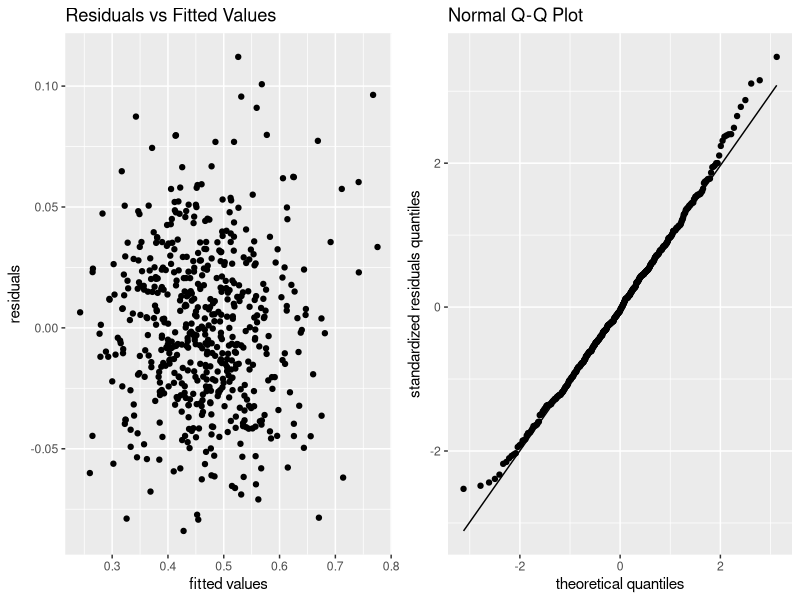
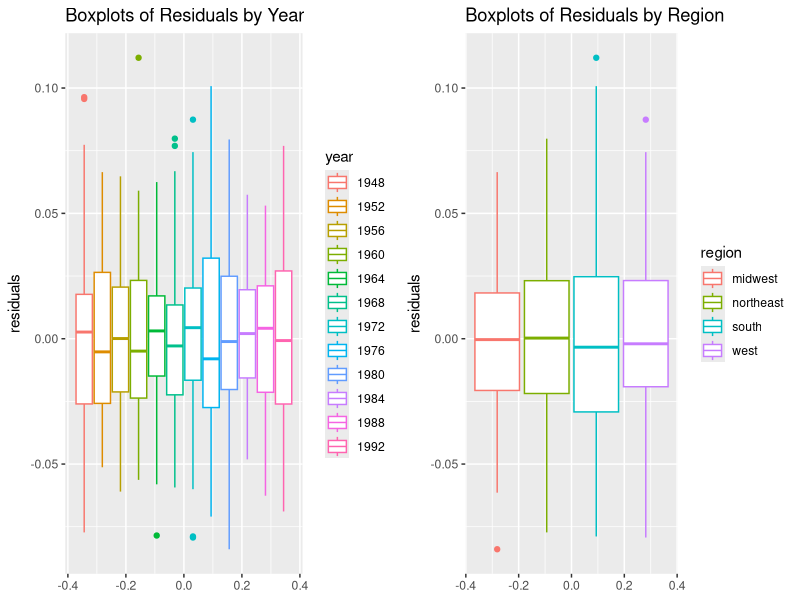
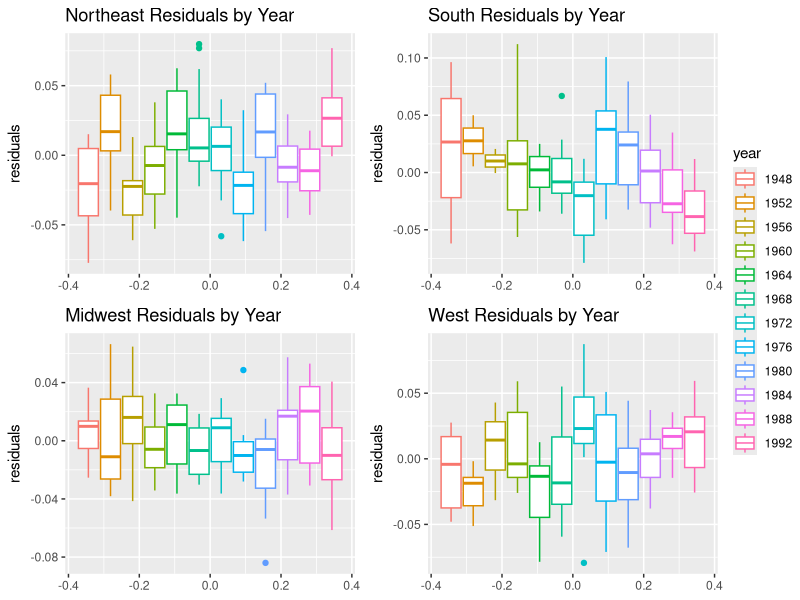
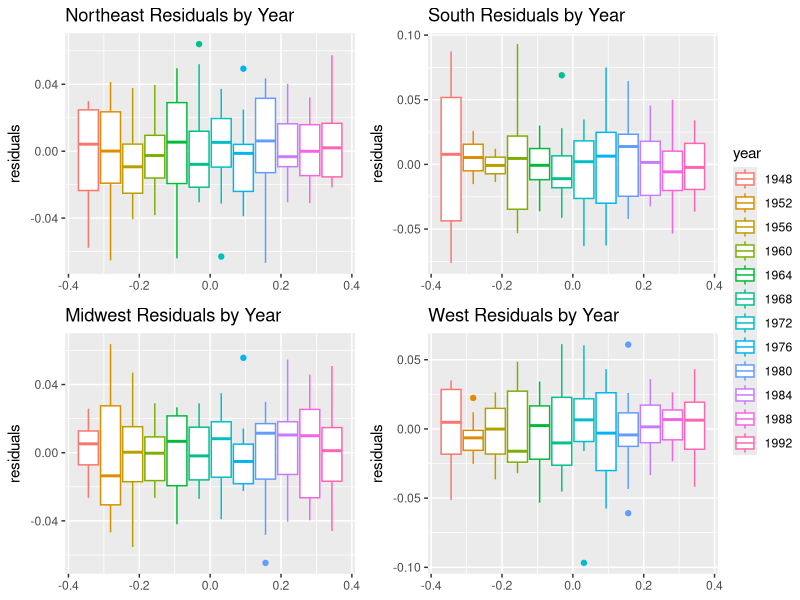
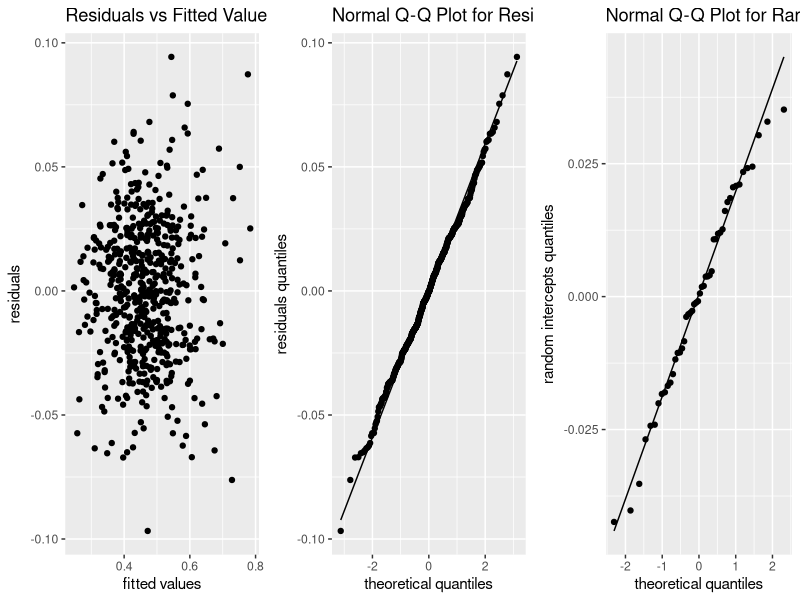

Write the R code that produced these figures, in order.
## ---- chunk 1
knitr::opts_chunk$set(echo = FALSE, message = FALSE)
## ---- chunk 2
library("readr") # to load data
library("tidyverse")
library("ggpubr") # for ggarrange
library("car") # type 2 anova
library("knitr") # to print tables
library("lme4") # for mixed models
data <- read_table("Data/4_US_elections.txt")
data = data %>% select(-constant) # remove manually added intercept
# change mentioned variables to factors
data = data %>% 
  mutate(year = as.factor(year),
                       state = as.factor(state), 
                       r1 = as.factor(r1), 
                       r2 = as.factor(r2), 
                       r3 = as.factor(r3), 
                       r4 = as.factor(r4), 
                       r5 = as.factor(r5), 
                       r6 = as.factor(r6), )

# rename the variables
data = data %>% 
  rename(dvote = Dvote,
         dvote_poll = n1,
         dapprove_inc = n2,
         dapprove_presinc = n3,
         gnp_growth_inc = n4,
         dvote_last = s1,
         dvote_last2 = s2,
         home_state = s3,
         home_state_vice = s4,
         dmajor_leg = s5,
         econ_growth_inc = s6,
         state_ideology = s7,
         ideology_comp = s8,
         cath_1960 = s9,
         south = r1,
         south_1964 = r2,
         deep_south_1964 = r3,
         new_england_1964 = r4,
         new_england_1972 = r5,
         west_1976 = r6)

# create a region variable
northeast = c(7, 8, 19, 20, 21, 29, 30, 32, 38, 39, 45, 48)
south = c(1, 4, 9, 10, 17, 18, 24, 33, 36, 40, 42, 43, 46)
midwest = c(13, 14, 15, 16, 22, 23, 25, 27, 34, 35, 41, 49)
west = c(2, 3, 5, 6, 11, 12, 26, 28, 31, 37, 44, 47, 50)

data$region = ifelse(data$state %in% northeast, "northeast",
                      ifelse(data$state %in% south, "south",
                             ifelse(data$state %in% midwest, "midwest",
                                    ifelse(data$state %in% west, "west", NA))))
data = data %>% mutate(region = as.factor(region))
data = na.omit(data)
## ---- chunk 3
# create model described as above
m0 = lm(dvote ~ . 
        - evotes 
        - region 
        - state_ideology 
        - dvote_poll 
        - dapprove_inc
        - dapprove_presinc 
        - gnp_growth_inc, 
        data = data)
# perform type 2 anova and print results in a table
anova = Anova(m0, type = 2)
kable(anova[1:16, ], digits = 3, caption = "Type 2 anova for the linear model, comparing for each coefficient the full model with the full model excluding the predictor from that coefficient.")
## ---- chunk 4
# fit the same model as before but exclude ideology_comp
m1 = lm(dvote ~ . 
        - evotes 
        - region 
        - state_ideology 
        - dvote_poll 
        - dapprove_inc
        - dapprove_presinc 
        - gnp_growth_inc
        - ideology_comp, 
        data = data)
# create a data frame that contains residuals, standardized residuals and fitted values for plots
data_res = data
data_res$residuals = resid(m1)
data_res$std_residuals = rstandard(m1)
data_res$fitted = m1$fitted.values
# create residuals vs fitted values plot
res_vs_fit = ggplot(data_res, aes(x = fitted, y = residuals)) + 
  geom_point() + 
  labs(x = "fitted values", y = "residuals") + 
  ggtitle("Residuals vs Fitted Values")
# create qq plot
qq_plot = ggplot(data_res, aes(sample = std_residuals)) +
  stat_qq() + 
  stat_qq_line() + 
  labs(x = "theoretical quantiles", y = "standardized residuals quantiles") + 
  ggtitle("Normal Q-Q Plot")
# plot residuals vs fitted values (left) and qqplot (right)
ggarrange(res_vs_fit, qq_plot, ncol = 2, nrow = 1)
## ---- chunk 5
# create boxplots of residuals grouped by region
year_res_plot = ggplot(mapping = aes(y = residuals, col = year), data = data_res) + 
  geom_boxplot() + 
  ggtitle("Boxplots of Residuals by Year")
# create boxplots of residuals grouped by region
region_res_plot = ggplot(mapping = aes(y = residuals, col = region), data = data_res) +
  geom_boxplot() + 
    ggtitle("Boxplots of Residuals by Region")
# arrange the two plots in a 1x2 grid
ggarrange(year_res_plot, region_res_plot, nrow = 1, ncol = 2)
## ---- chunk 6
# create dataframes with residuals for each region
data_northeast = data_res[data_res$region == "northeast", ]
data_south = data_res[data_res$region == "south", ]
data_midwest = data_res[data_res$region == "midwest", ]
data_west = data_res[data_res$region == "west", ]
# create residuals plot for each region grouped by year
northeast_res_plot = ggplot(mapping=aes(y=residuals, col=year), data = data_northeast) +
  geom_boxplot() + 
  ggtitle("Northeast Residuals by Year")
south_res_plot = ggplot(mapping=aes(y=residuals, col=year), data = data_south) +
  geom_boxplot() +
  ggtitle("South Residuals by Year")
midwest_res_plot = ggplot(mapping=aes(y=residuals, col=year), data = data_midwest) +
  geom_boxplot() +
  ggtitle("Midwest Residuals by Year")
west_res_plot = ggplot(mapping=aes(y=residuals, col=year), data = data_west) +
  geom_boxplot() +
  ggtitle("West Residuals by Year")
# plot results
ggarrange(northeast_res_plot, south_res_plot, midwest_res_plot, west_res_plot, 
          ncol = 2, nrow = 2, common.legend = TRUE, legend = "right")
## ---- chunk 7
# create mixed model with random intercept for year and year:region
mixed_m1 = lmer(dvote ~ . 
                - evotes 
                - region 
                - state_ideology 
                - ideology_comp 
                - year
                + (1|year)
                + (1|year:region), 
                REML = FALSE,
                data = data)
# create dataframes with residuals for each to replicate plot from before 
# with residuals grouped by year and region
data_res_mixed = data_res
data_res_mixed$residuals = resid(mixed_m1)
data_northeast_mixed = data_res_mixed[data_res_mixed$region == "northeast", ]
data_south_mixed = data_res_mixed[data_res_mixed$region == "south", ]
data_midwest_mixed = data_res_mixed[data_res_mixed$region == "midwest", ]
data_west_mixed = data_res_mixed[data_res_mixed$region == "west", ]
# create plots for each region
northeast_res_plot = ggplot(mapping=aes(y=residuals, col=year), data = data_northeast_mixed) +
  geom_boxplot() + 
  ggtitle("Northeast Residuals by Year")
south_res_plot = ggplot(mapping=aes(y=residuals, col=year), data = data_south_mixed) +
  geom_boxplot() +
  ggtitle("South Residuals by Year")
midwest_res_plot = ggplot(mapping=aes(y=residuals, col=year), data = data_midwest_mixed) +
  geom_boxplot() +
  ggtitle("Midwest Residuals by Year")
west_res_plot = ggplot(mapping=aes(y=residuals, col=year), data = data_west_mixed) +
  geom_boxplot() +
  ggtitle("West Residuals by Year")
# plot results
ggarrange(northeast_res_plot, south_res_plot, midwest_res_plot, west_res_plot, 
          ncol = 2, nrow = 2, common.legend = TRUE, legend = "right")
## ---- chunk 8
# the calculations for the parametric bootstrap can be found in the separate script
# called bootstrap_script.R
## ---- chunk 9
# create model without random intercept for year according to the results of 
# parametric bootstrap
mixed_m0 = lmer(dvote ~ 
                + state 
                + dvote_poll 
                + dapprove_inc 
                + dapprove_presinc 
                + gnp_growth_inc 
                + dvote_last 
                + dvote_last2 
                + home_state 
                + home_state_vice 
                + dmajor_leg 
                + econ_growth_inc 
                + cath_1960 
                + south 
                + south_1964 
                + deep_south_1964 
                + new_england_1964 
                + new_england_1972 
                + west_1976 
                + (1|year:region),
                data = data, 
                REML = FALSE)
# create anova type 2 table for the model above
anova2 = Anova(mixed_m0, type = 2, data = data)
kable(anova2, digits = 3, caption = "Type 2 anova for the fixed effects in our linear mixed model, comparing for each coefficient the full model with the full model excluding the predictor from that coefficient.")
## ---- chunk 10
# remove presinc dapprove_inc from the model, as described above
mixed_m2 = lmer(dvote ~ 
                + state 
                + dvote_poll 
                + dapprove_presinc 
                + gnp_growth_inc 
                + dvote_last 
                + dvote_last2 
                + home_state 
                + home_state_vice 
                + dmajor_leg 
                + econ_growth_inc 
                + cath_1960 
                + south 
                + south_1964 
                + deep_south_1964 
                + new_england_1964 
                + new_england_1972 
                + west_1976 
                + (1|year:region),
                data = data, 
                REML = FALSE)
# prepare the residuals dataset for diagnostic plots
data_res$residuals = resid(mixed_m2) # residual of mixed_m2
data_res$fitted = predict(mixed_m2) # fitted values of mixed_m2
# create residuals vs fitted values plot
res_vs_fit = ggplot(data_res, aes(x = fitted, y = residuals)) + 
  geom_point() + 
  labs(x = "fitted values", y = "residuals") + 
  ggtitle("Residuals vs Fitted Values")
# create qq plot
qq_plot = ggplot(data_res, aes(sample = residuals)) +
  stat_qq() + 
  stat_qq_line() + 
  labs(x = "theoretical quantiles", y = "residuals quantiles") + 
  ggtitle("Normal Q-Q Plot for Residuals")
# plot residuals vs fitted values (left) and qqplot (right)
random_effects = ranef(mixed_m2)$'year:region'[, 1]
random_effects = as.data.frame(random_effects)
qq_ran_eff = ggplot(data = random_effects, aes(sample = random_effects)) + 
  stat_qq() + 
  stat_qq_line() +
  labs(x = "theoretical quantiles", y = "random intercepts quantiles") +
  ggtitle("Normal Q-Q Plot for Random Effect")
ggarrange(res_vs_fit, qq_plot, qq_ran_eff, ncol = 3, nrow = 1)
## ---- chunk 11
# create a table of some selected coefficients (dont want to display all the 
# 50 states coefficients)
coef_table = as.data.frame(summary(mixed_m2)$coefficients)
coef_table = coef_table[c(5, 51:66), ]
# only keep coefficient values coloumn
coef_table = coef_table %>%
  select(-"Std. Error", -"t value")
rownames(coef_table)[c(12:17)] = c("south", "south_1964", "deep_south_1964", "new_england_1964", "new_england_1972", "west_1976")
kable(coef_table, digits = 3, caption = "Estimated coefficients (fixed effects) of the final linear mixed model.")
